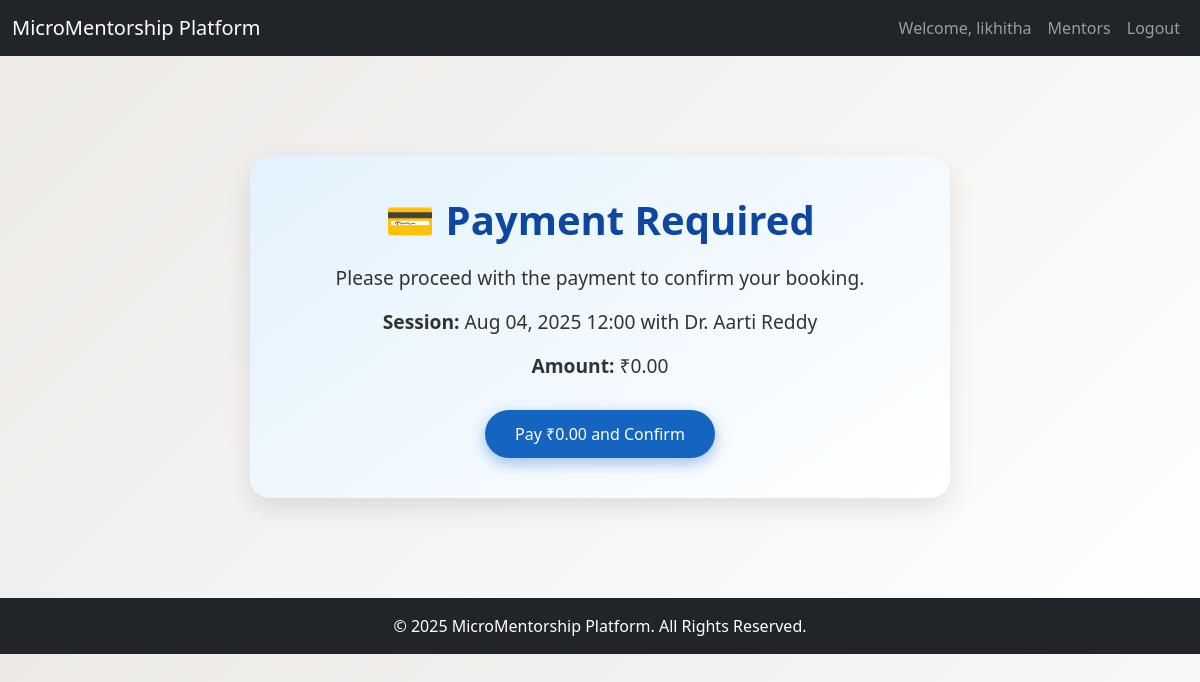
The page /payment/1/ (signed in) on the database its author committed.
### base/models.py (models this page shows, shortened)
class User(AbstractUser):
    is_mentor = models.BooleanField(default=False)
    is_student = models.BooleanField(default=False)
    class Meta:
        swappable = 'AUTH_USER_MODEL'  # Important to allow Django to swap default

class Booking(models.Model):
    student = models.ForeignKey(User, on_delete=models.CASCADE, limit_choices_to={'is_student': True})
    mentor = models.ForeignKey(Mentor, on_delete=models.CASCADE)
    start = models.DateTimeField()
    end = models.DateTimeField()
    paid = models.BooleanField(default=False)
    meeting_link = models.URLField(blank=True)
    created = models.DateTimeField(auto_now_add=True)

class Mentor(models.Model):
    mentor_user = models.OneToOneField('MentorUser', on_delete=models.CASCADE, null=True, blank=True)
    name = models.CharField(max_length=200, default='Mentor Name')
    photo = models.ImageField(upload_to='mentor_photos/')
    qualification = models.CharField(max_length=255)
    job_role = models.CharField(max_length=255)
    about = models.TextField()
    is_paid = models.BooleanField(default=False)
    fee = models.DecimalField(max_digits=8, decimal_places=2, default=0)

### base/views.py (the view)
# urls.py: path('payment/<int:booking_id>/', views.payment_page, name='payment_page'),
@login_required
def payment_page(request, booking_id):
    booking = get_object_or_404(Booking, id=booking_id, student=request.user)
    return render(request, 'mentorship/payment_page.html', {'booking': booking})

### base/templates/mentorship/payment_page.html (shortened to what this page needs)
{% extends 'base.html' %}
{% block content %}
<div class="payment-container">
  <h2>💳 Payment Required</h2>
  <p>Please proceed with the payment to confirm your booking.</p>
  <p><strong>Session:</strong> {{ booking.start|date:"M d, Y H:i" }} with {{ booking.mentor.name }}</p>
  <p><strong>Amount:</strong> ₹{{ booking.mentor.fee }}</p>
  <form method="post" action="{% url 'confirm_payment' booking.id %}">
    <button type="submit" class="btn-primary">Pay ₹{{ booking.mentor.fee }} and Confirm</button>
  </form>
</div>
{% endblock %}

### base/templates/base.html (shortened to what this page needs)
{% load static %}
<!DOCTYPE html>
<html lang="en">
<head>
    <link rel="stylesheet" href="{% static 'css/styles.css' %}">
    <link href="https://cdn.jsdelivr.net/npm/bootstrap@5.3.0/dist/css/bootstrap.min.css" rel="stylesheet">
</head>
<body>
<nav class="navbar navbar-expand-lg navbar-dark bg-dark">
    <div class="container-fluid">
        <a class="navbar-brand" href="{% url 'home' %}">MicroMentorship Platform</a>
        <div class="collapse navbar-collapse justify-content-end" id="navbarNav">
            <ul class="navbar-nav">
                {% if user.is_authenticated %}
                    <li class="nav-item">
                        <span class="nav-link">Welcome, {{ user.username }}</span>
                    </li>
                    <li class="nav-item">
                        <a class="nav-link" href="{% url 'mentor_list' %}">Mentors</a>
                    </li>
                    <li class="nav-item">
                        <a class="nav-link" href="{% url 'logout' %}">Logout</a>
                    </li>
                {% endif %}
            </ul>
        </div>
    </div>
</nav>
<div class="container my-5">
    {% block content %}{% endblock %}
</div>
<footer class="bg-dark text-white text-center py-3">
    <div class="container">
        &copy; 2025 MicroMentorship Platform. All Rights Reserved.
    </div>
</footer>
</body>
</html>

### base/static/css/styles.css (style rules this page uses)
body { font-family: Arial, sans-serif; margin:0; padding:20px; background:#f9f9f9; }
body { font-family: 'Segoe UI', sans-serif; background: linear-gradient(135deg, #ece9e6, #ffffff); margin: 0; padding: 0; color: #333; }

### base/templates/base.html (style rules this page uses)
footer { background: #003b4f; color: white; text-align: center; padding: 15px; }

### base/templates/mentorship/payment_page.html (style rules this page uses)
.payment-container { max-width: 700px; margin: 100px auto; padding: 40px; text-align: center; background: linear-gradient(145deg, #e3f2fd, #ffffff); border-radius: 20px; box-shadow: 0 10px 25px rgba(0, 0, 0, 0.1); animation: slideIn 1s ease; }
.payment-container h2 { font-size: 2.5em; color: #0d47a1; margin-bottom: 20px; font-weight: 700; }
.payment-container p { font-size: 1.2em; color: #333; margin-bottom: 15px; }
.payment-container form { margin-top: 30px; }
.payment-container .btn-primary { display: inline-block; padding: 12px 30px; font-size: 1em; background-color: #1565c0; color: #fff; border: none; border-radius: 30px; box-shadow: 0 5px 15px rgba(21, 101, 192, 0.4); transition: background 0.3s ease, transform 0.3s ease; cursor: pointer; }

### rows shown on the page
User: username "likhitha"
Booking: start "Aug 04, 2025 12:00", mentor.name "Dr. Aarti Reddy", mentor.fee "0.00"
